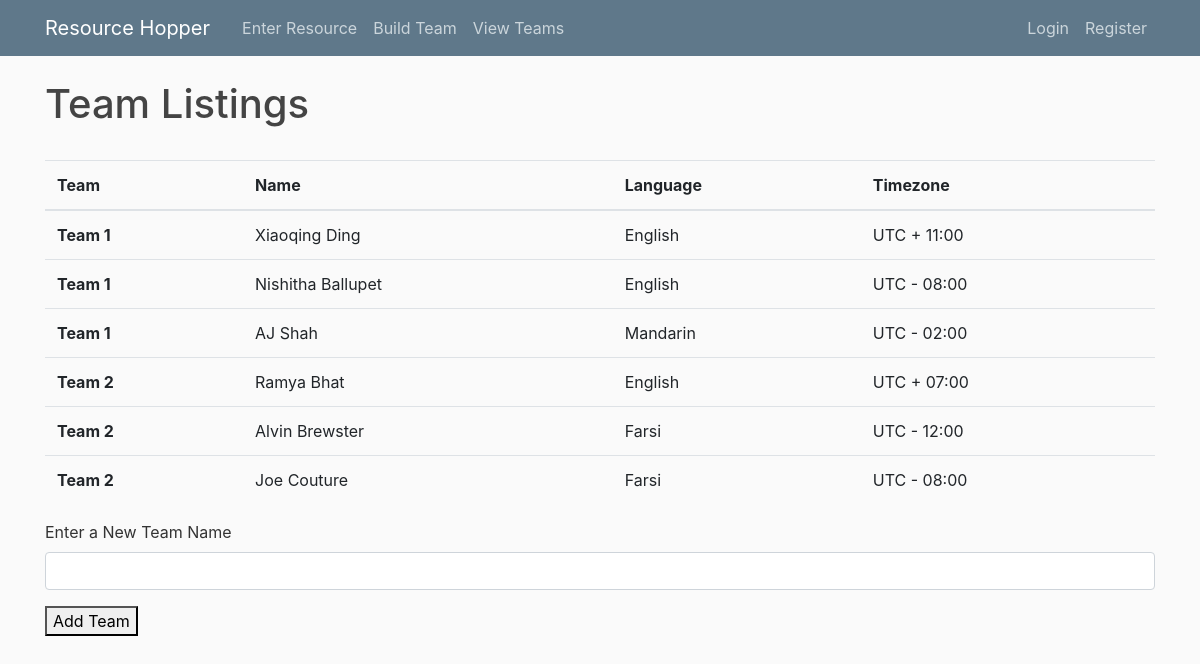
Screenshot of /hopper/teams/ with the database file from the repository.
### resource_hopper/models.py (models this page shows, shortened)
class ProjectTeam(models.Model):
    project_id = models.ForeignKey(Project, db_column='project_id', on_delete=models.CASCADE)
    resource_id = models.ForeignKey(Resource, db_column='resource_id', on_delete=models.CASCADE)
    class Meta:
        unique_together = (("resource_id", "project_id"),)

class Project(models.Model):
    project_id = models.AutoField(primary_key=True)
    manager_id = models.ForeignKey(Manager, db_column='manager_id', on_delete=models.CASCADE, null=True)
    project_description = models.CharField(max_length=64, blank=True, null=True)

class Resource(models.Model):
    resource_id = models.AutoField(primary_key=True)
    resource_lname = models.CharField(max_length=64)
    resource_fname = models.CharField(max_length=64)
    timezone_id = models.ForeignKey(Timezone, db_column='timezone_id', on_delete=models.CASCADE)
    language_id = models.ForeignKey(Language, db_column='language_id', on_delete=models.CASCADE)

class Language(models.Model):
    language_id = models.AutoField(primary_key=True)
    language_name = models.CharField(max_length=64, blank=True, null=True)

class Timezone(models.Model):
    timezone_id = models.AutoField(primary_key=True)
    timezone_name = models.CharField(max_length=64, blank=True, null=True)

### resource_hopper/views.py (the view)
# urls.py: path('teams/', views.teams, name='resource_hopper-teams'),
def teams(request):
	context = {
		'projectteams': ProjectTeam.objects.all(),
		'resource': Resource.objects.all(),
		'skill': Skill.objects.all(),
		'resourceskill': ResourceSkill.objects.all(),
		'addteam': AddTeam(),
	}
	if request.method == 'POST':
		addteam_form = AddTeam(request.POST)
		if addteam_form.is_valid():
			addteam_form.save()
	return render(request, 'resource_hopper/teams.html', context)

### resource_hopper/forms.py
class AddTeam(forms.ModelForm):
	class Meta:
		model = Project
		fields = ('project_description',)
		labels = {
			"project_description": "Enter a New Team Name",
		}

### resource_hopper/templates/resource_hopper/teams.html (shortened to what this page needs)
{% extends "resource_hopper/base.html" %}
{% block content %}
{% load crispy_forms_tags %}
	<h1>Team Listings</h1><br>
	<table class="table">
		  <thead>
		    <tr>
		      <th scope="col">Team</th>
		      <th scope="col">Name</th>
		      <th scope="col">Language</th>
		      <th scope="col">Timezone</th>
		    </tr>
		  </thead>
		  <tbody>
				{% for projectteam in projectteams %}
					<tr>
						<th scope="row">{{projectteam.project_id.project_description}}</th>
						<td>{{projectteam.resource_id.resource_fname}} {{projectteam.resource_id.resource_lname}}</td>
						<td>{{projectteam.resource_id.language_id.language_name}}</td>
						<td>{{projectteam.resource_id.timezone_id.timezone_name}}</td>
					</tr>
				{% endfor %}
			</tbody>
	</table>
<form method="post">
	{{ addteam | crispy }}
	<button type="submit">Add Team</button>
	</form>
{% endblock content %}

### resource_hopper/templates/resource_hopper/base.html (shortened to what this page needs)
{% load static %}
<!DOCTYPE html>
<html>
<head>
    <link rel="stylesheet" href="https://stackpath.bootstrapcdn.com/bootstrap/4.3.1/css/bootstrap.min.css">
    <link rel="stylesheet" type="text/css" href="{% static 'resource_hopper/main.css' %}">
</head>
<body>
	<header class="site-header">
	  <nav class="navbar navbar-expand-md navbar-dark bg-steel fixed-top">
	    <div class="container">
	      <a class="navbar-brand mr-4" href="/">Resource Hopper</a>
	      <div class="collapse navbar-collapse" id="navbarToggle">
	        <div class="navbar-nav mr-auto">
	          <a class="nav-item nav-link" href="/hopper/resource">Enter Resource</a>
	          <a class="nav-item nav-link" href="/hopper/buildteam">Build Team</a>
	          <a class="nav-item nav-link" href="/hopper/teams">View Teams</a>
	        </div>
	        <div class="navbar-nav">
	          <a class="nav-item nav-link" href="#">Login</a>
	          <a class="nav-item nav-link" href="#">Register</a>
	        </div>
	      </div>
	    </div>
	  </nav>
	</header>
	<div class="container">
		{% block content %}{% endblock %}
	</div>
  </body>
</html>

### resource_hopper/static/resource_hopper/main.css (style rules this page uses)
body { background: #fafafa; color: #333333; margin-top: 5rem; }
h1, h2, h3, h4, h5, h6 { color: #444444; }
.bg-steel { background-color: #5f788a; }
.site-header .navbar-nav .nav-link { color: #cbd5db; }

### rows the page displays
ProjectTeam: project_id.project_description "Team 1", resource_id.resource_fname "Xiaoqing", resource_id.resource_lname "Ding", resource_id.language_id.language_name "English", resource_id.timezone_id.timezone_name "UTC + 11:00"
ProjectTeam: project_id.project_description "Team 1", resource_id.resource_fname "Nishitha", resource_id.resource_lname "Ballupet", resource_id.language_id.language_name "English", resource_id.timezone_id.timezone_name "UTC - 08:00"
ProjectTeam: project_id.project_description "Team 1", resource_id.resource_fname "AJ", resource_id.resource_lname "Shah", resource_id.language_id.language_name "Mandarin", resource_id.timezone_id.timezone_name "UTC - 02:00"
ProjectTeam: project_id.project_description "Team 2", resource_id.resource_fname "Ramya", resource_id.resource_lname "Bhat", resource_id.language_id.language_name "English", resource_id.timezone_id.timezone_name "UTC + 07:00"
ProjectTeam: project_id.project_description "Team 2", resource_id.resource_fname "Alvin", resource_id.resource_lname "Brewster", resource_id.language_id.language_name "Farsi", resource_id.timezone_id.timezone_name "UTC - 12:00"
ProjectTeam: project_id.project_description "Team 2", resource_id.resource_fname "Joe", resource_id.resource_lname "Couture", resource_id.language_id.language_name "Farsi", resource_id.timezone_id.timezone_name "UTC - 08:00"
